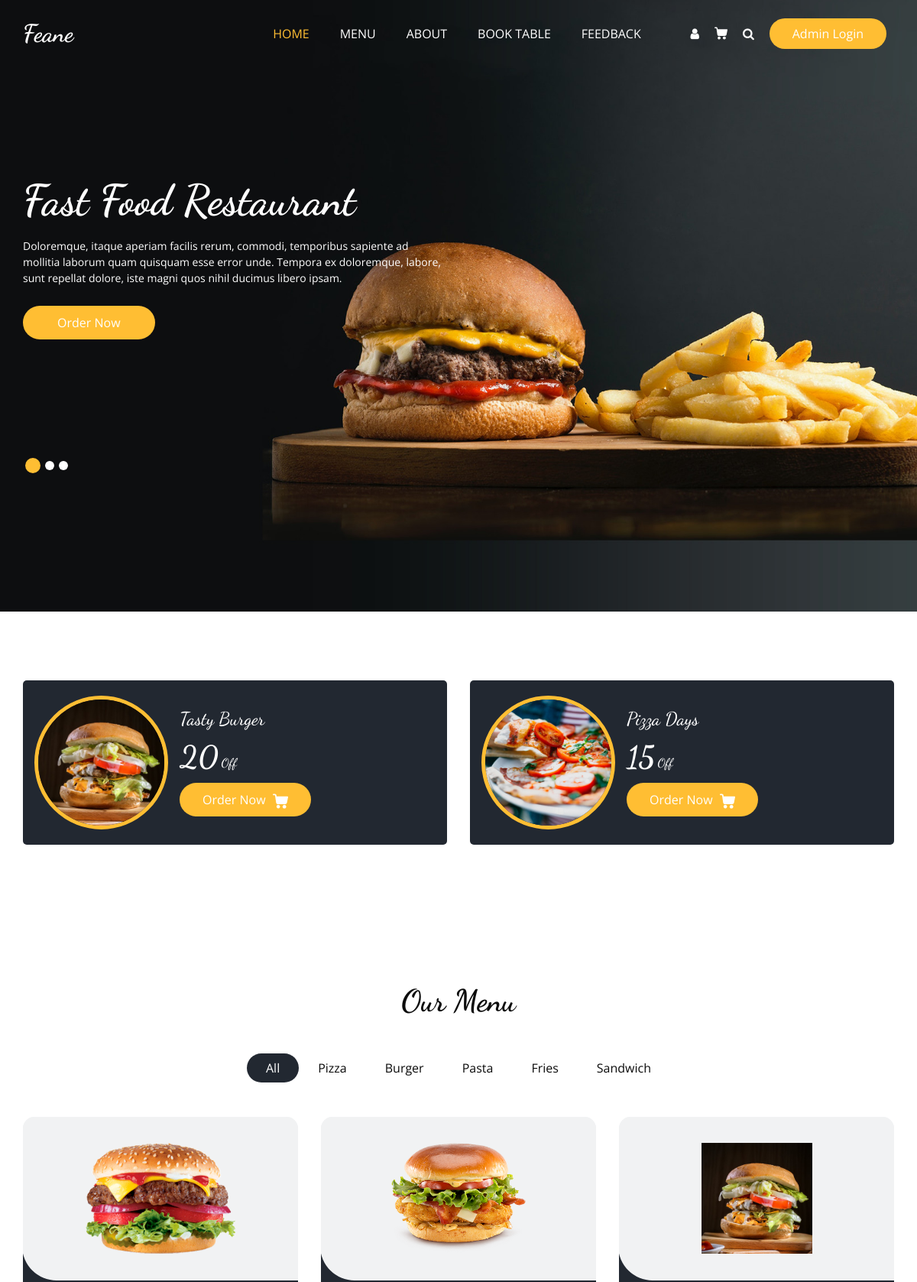
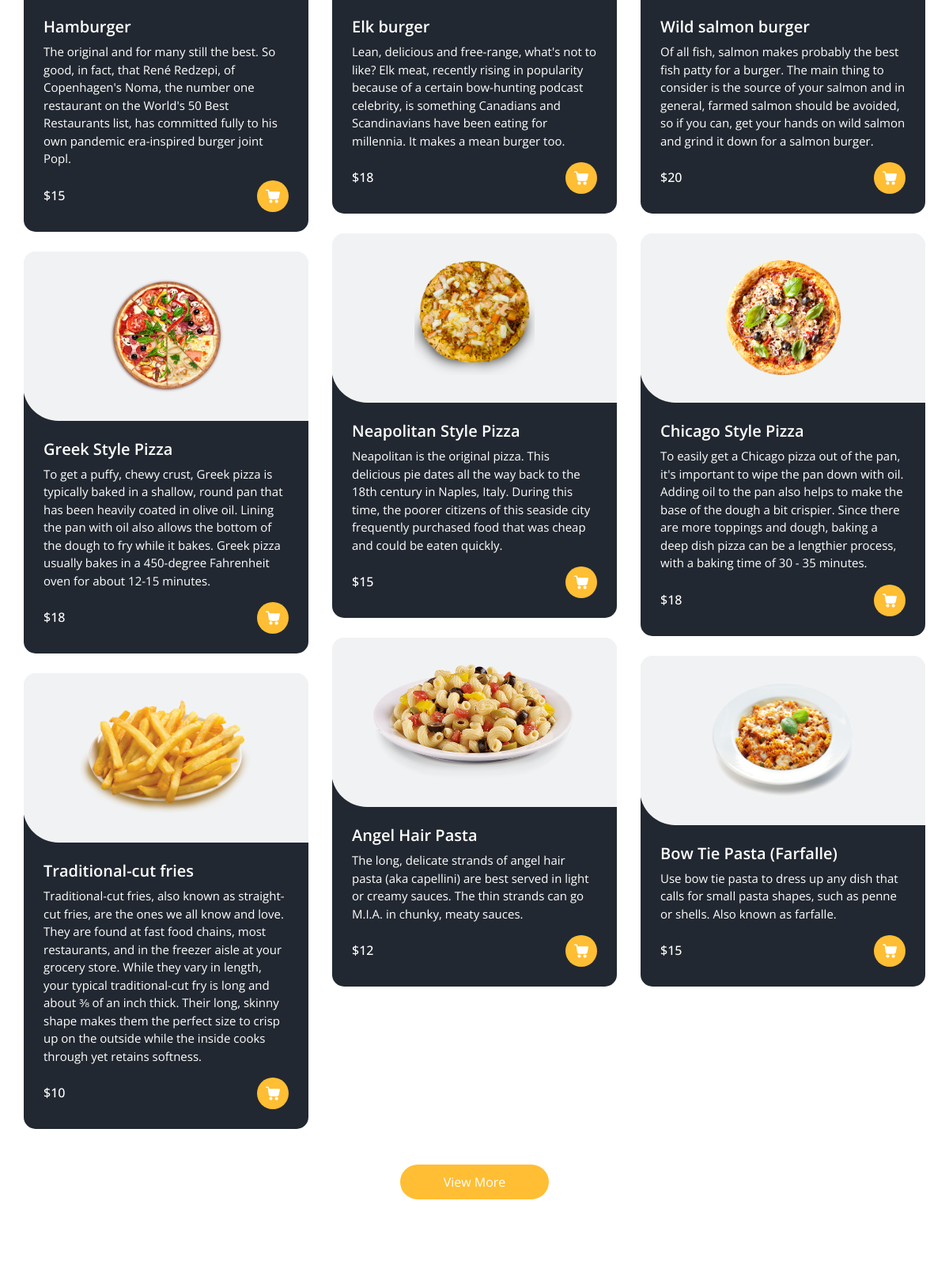
The page / (upper part) on the database its author committed (2 pictures, top to bottom).
### Base_App/models.py (models this page shows, shortened)
class Offer(models.Model):
    Item_name = models.CharField(max_length=50)
    offer_per = models.IntegerField()
    Image = models.ImageField(upload_to='offer/',blank=True)

class ItemList(models.Model):
    Category_name = models.CharField(max_length=50)
    def __str__(self):
        return self.Category_name

class Items(models.Model):
    Item_name = models.CharField(max_length=50)
    Description = models.TextField(blank=False)
    Price = models.IntegerField()
    Category = models.ForeignKey(ItemList,related_name='name',on_delete=models.CASCADE)
    Image = models.ImageField(upload_to='items/')

### Base_App/views.py (the view)
# urls.py: path('', HomeView,name='home'),
def HomeView (request):
    items =  Items.objects.all()
    list = ItemList.objects.all()
    offer = Offer.objects.all()
    data = AboutUs.objects.all()
    review = Feedback.objects.all()
    return render (request, 'home.html', {'items': items, 'list': list, 'offer': offer, 'data': data,'review': review})

### Template/home.html (shortened to what this page needs)
{% extends 'base.html' %}
{% load static %}
{% block homestatus %} active {% endblock homestatus %}
{% block slider %}
    <section class="slider_section ">
      <div id="customCarousel1" class="carousel slide" data-ride="carousel">
        <div class="carousel-inner">
          <div class="carousel-item active">
            <div class="container ">
              <div class="row">
                <div class="col-md-7 col-lg-6 ">
                  <div class="detail-box">
                    <h1>
                      Fast Food Restaurant
                    </h1>
                    <p>
                      Doloremque, itaque aperiam facilis rerum, commodi, temporibus sapiente ad mollitia laborum quam quisquam esse error unde. Tempora ex doloremque, labore, sunt repellat dolore, iste magni quos nihil ducimus libero ipsam.
                    </p>
                    <div class="btn-box">
                      <a href="" class="btn1">
                        Order Now
                      </a>
                    </div>
                  </div>
                </div>
              </div>
            </div>
          </div>
        </div>
        <div class="container">
          <ol class="carousel-indicators">
            <li data-target="#customCarousel1" data-slide-to="0" class="active"></li>
            <li data-target="#customCarousel1" data-slide-to="1"></li>
            <li data-target="#customCarousel1" data-slide-to="2"></li>
          </ol>
        </div>
      </div>
    </section>
{% endblock slider %}
{% block main %}
  <section class="offer_section layout_padding-bottom">
    <div class="offer_container">
      <div class="container ">
        <div class="row">
        {% for k in offer %}
          <div class="col-md-6  ">
            <div class="box ">
              <div class="img-box">
                <img src="/media/{{k.Image}}" alt="">
              </div>
              <div class="detail-box">
                <h5>
                {{k.Item_name}}
                </h5>
                <h6>
                  <span>{{k.offer_per}}</span> Off
                </h6>
                <a href="">
                  Order Now
                </a>
              </div>
            </div>
          </div>
       {% endfor %}
        </div>
      </div>
    </div>
  </section>
  <section class="food_section layout_padding">
    <div class="container">
      <div class="heading_container heading_center">
        <h2>
          Our Menu
        </h2>
      </div>
       <ul class="filters_menu">
        <li class="active" data-filter="*">All</li>
        {% for i in list %}
        <li data-filter=".{{i.Category_name}}">{{i.Category_name}}</li>
        {% endfor %}
      </ul>
      <div class="filters-content">
        <div class="row grid">
        {% for j in items %}
          <div class="col-sm-6 col-lg-4 all {{j.Category}}">
            <div class="box">
              <div>
                <div class="img-box">
                  <img src="/media/{{j.Image}}" alt="">
                </div>
                <div class="detail-box">
                  <h5>
                    {{j.Item_name}}
                  </h5>
                  <p>
                   {{j.Description}}
                  </p>
                  <div class="options">
                    <h6>
                     ${{j.Price}}
                    </h6>
                    <a href="">
                    </a>
                  </div>
                </div>
              </div>
            </div>
          </div>
            {% endfor %}
        </div>
      </div>
      <div class="btn-box">
        <a href="">
          View More
        </a>
      </div>
    </div>
  </section>
{% endblock main %}

### Static/css/responsive.css (style rules this page uses)
@media (min-width: 1200px) { .container { max-width: 1170px; } }

### rows shown on the page
Offer: Image (picture), Item_name "Tasty Burger", offer_per "20"
Offer: Image (picture), Item_name "Pizza Days", offer_per "15"
ItemList: Category_name "Pizza"
ItemList: Category_name "Burger"
ItemList: Category_name "Pasta"
ItemList: Category_name "Fries"
ItemList: Category_name "Sandwich"
Items: Image (picture), Item_name "Hamburger", Description "The original and for many still the best. So good, in fact, that René Redzepi, of Copenhagen's Noma, the number one restaurant on the World's 50 Best Restaurants list, has committed fully to his own pandemic era-inspired burger joint Popl.", Price "15"
Items: Image (picture), Item_name "Elk burger", Description "Lean, delicious and free-range, what's not to like? Elk meat, recently rising in popularity because of a certain bow-hunting podcast celebrity, is something Canadians and Scandinavians have been eating for millennia. It makes a mean burger too.", Price "18"
Items: Image (picture), Item_name "Wild salmon burger", Description "Of all fish, salmon makes probably the best fish patty for a burger. The main thing to consider is the source of your salmon and in general, farmed salmon should be avoided, so if you can, get your hands on wild salmon and grind it down for a salmon burger.", Price "20"
Items: Image (picture), Item_name "Neapolitan Style Pizza", Description "Neapolitan is the original pizza. This delicious pie dates all the way back to the 18th century in Naples, Italy. During this time, the poorer citizens of this seaside city frequently purchased food that was cheap and could be eaten quickly.", Price "15"
Items: Image (picture), Item_name "Chicago Style Pizza", Description "To easily get a Chicago pizza out of the pan, it's important to wipe the pan down with oil. Adding oil to the pan also helps to make the base of the dough a bit crispier. Since there are more toppings and dough, baking a deep dish pizza can be a lengthier process, with a baking time of 30 - 35 minutes.", Price "18"
Items: Image (picture), Item_name "Greek Style Pizza", Description "To get a puffy, chewy crust, Greek pizza is typically baked in a shallow, round pan that has been heavily coated in olive oil. Lining the pan with oil also allows the bottom of the dough to fry while it bakes. Greek pizza usually bakes in a 450-degree Fahrenheit oven for about 12-15 minutes.", Price "18"
Items: Image (picture), Item_name "Angel Hair Pasta", Description "The long, delicate strands of angel hair pasta (aka capellini) are best served in light or creamy sauces. The thin strands can go M.I.A. in chunky, meaty sauces.", Price "12"
Items: Image (picture), Item_name "Bow Tie Pasta (Farfalle)", Description "Use bow tie pasta to dress up any dish that calls for small pasta shapes, such as penne or shells. Also known as farfalle.", Price "15"
Items: Image (picture), Item_name "Traditional-cut fries", Description "Traditional-cut fries, also known as straight-cut fries, are the ones we all know and love. They are found at fast food chains, most restaurants, and in the freezer aisle at your grocery store. While they vary in length, your typical traditional-cut fry is long and about ⅜ of an inch thick. Their long, skinny shape makes them the perfect size to crisp up on the outside while the inside cooks through yet retains softness.", Price "10"
